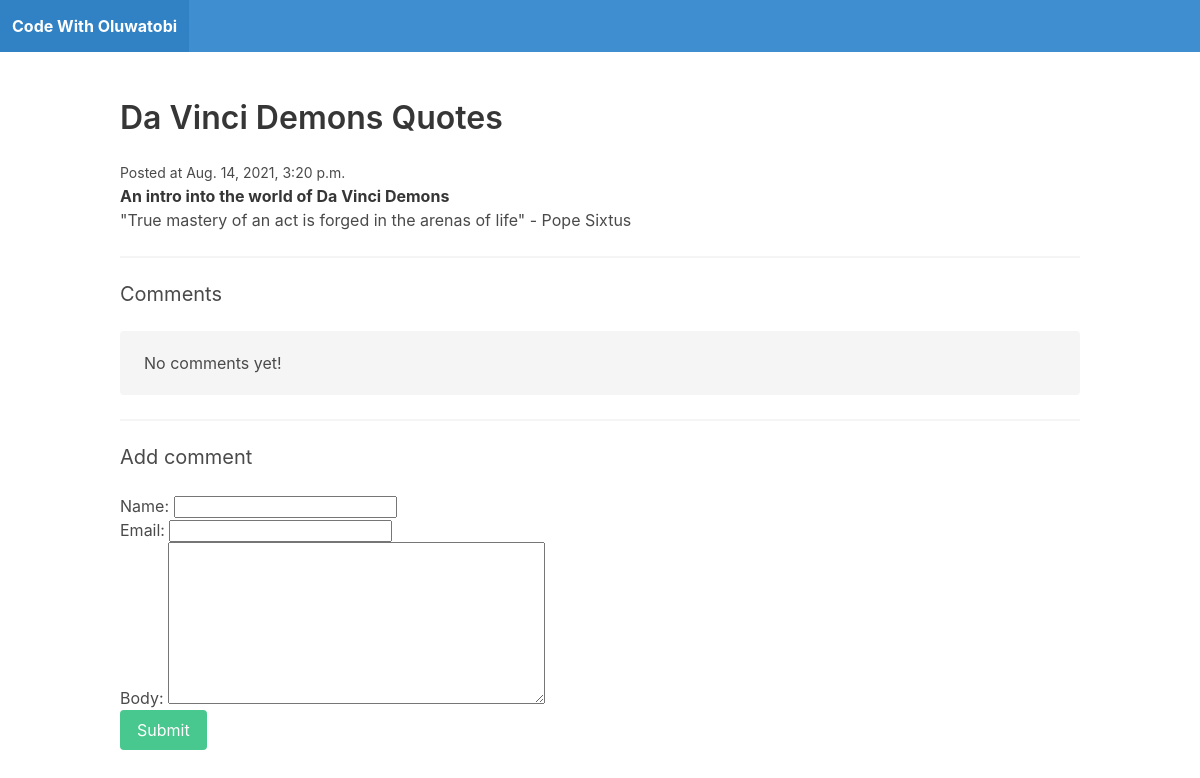
Page /da-vinci-demons-quotes/ on the committed database.
### blog/models.py (models this page shows, shortened)
class Post(models.Model):
    title = models.CharField(max_length=255)
    slug = models.SlugField()
    intro = models.CharField(max_length=255)
    body = models.TextField()
    date_added = models.DateTimeField(auto_now_add=True)
    class Meta:
        ordering = ['-date_added']

### blog/views.py (the view)
# urls.py: path('<slug:slug>/', post_detail, name="post_detail"),
def post_detail(request, slug):
    post = Post.objects.get(slug=slug)
    if request.method == 'POST':
        form = CommentForm(request.POST)
        if form.is_valid():
            comment = form.save(commit=False)
            comment.post = post
            comment.save()
            return redirect('post_detail', slug=post.slug)
    else:
        form = CommentForm()
    return render(request, 'blog/post_detail.html', {'post': post, 'form': form})

### blog/forms.py
class CommentForm(forms.ModelForm):
    class Meta:
        model = Comment
        fields = ['name', 'email', 'body']

### blog/templates/blog/post_detail.html (shortened to what this page needs)
{% extends 'blog/base.html' %}
{% block content %}
    <h1 class="title">{{ post.title }}</h1>
    <small>Posted at {{ post.date_added }}</small>
    <p><strong>{{ post.intro }}</strong></p>
    <p>{{ post.body }}</p>
   <hr>
   <h2 class="subtitle">Comments</h2>
   {% for comment in post.comment.all %}
       <article class="media">
           <div class="media-content">
               <div class="content">
                   <p>
                        <strong>{{ comment.name }}</strong> <small>{{ comment.date_added }}</small>
                        <br>
                        {{ comment.body }}
                   </p>
               </div>
           </div>
       </article>
  {% empty %}
      <div class="notification">
          <p>No comments yet!</p>
      </div>
  {% endfor %}
   <hr>
  <h2 class="subtitle">Add comment</h2>
  <form method="post" action=".">
      {{ form.as_p }}
      <div class="field">
          <div class="control">
              <button class="button is-success">Submit</button>
          </div>
      </div>
  </form>
{% endblock %}

### rows in the picture
Post: title "Da Vinci Demons Quotes", date_added "Aug. 14, 2021, 3:20 p.m.", intro "An intro into the world of Da Vinci Demons", body "\"True mastery of an act is forged in the arenas of life\" - Pope Sixtus"
